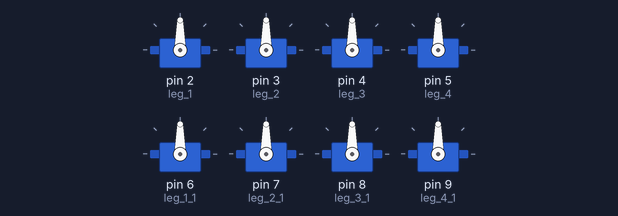
This program was run on a simulated Arduino Nano, built with avr-gcc and run on an emulated ATmega328P. Shown: 8 × servo.

Above: at 0.05 s.
At 2.0 s:
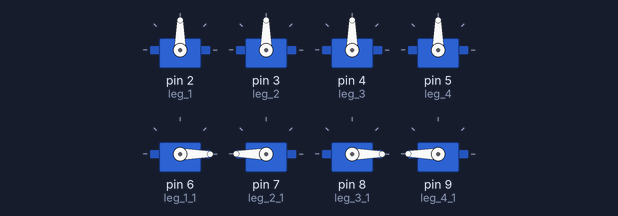
At 3.25 s:
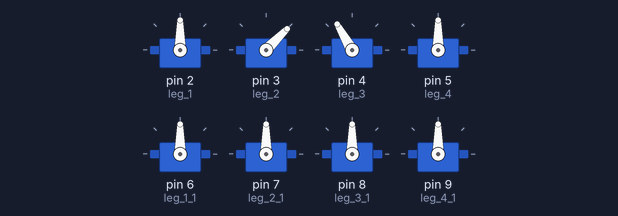
At 4.5 s:
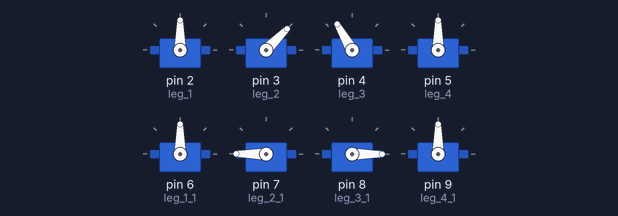
At 9.0 s:
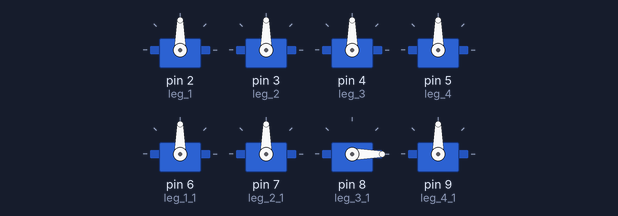
Timing chart, 0 to 11.7 s (numbered marks = the images above):
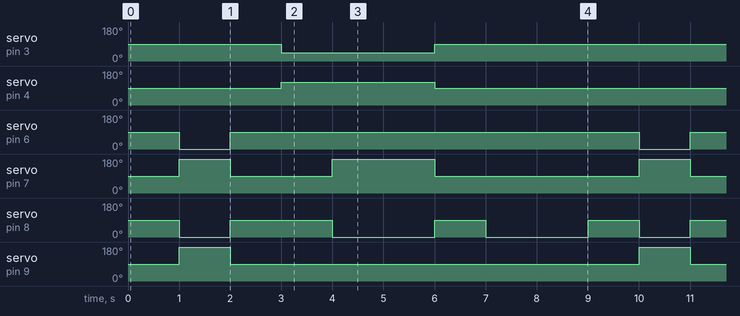

Measured:
- by itself, servo on pin 3 (leg_2): alternates 90° for 6.0 s and 45° for 3.0 s
- by itself, servo on pin 4 (leg_3): alternates 120° for 3.0 s and 90° for 6.0 s
- by itself, servo on pin 6 (leg_1_1): alternates 90° for 8.0 s and 0° for 1.0 s
- by itself, servo on pin 7 (leg_2_1): repeats every 9.0 s: 90° 2.0 s, 180° 2.0 s, 90° 4.0 s, 180° 1.0 s
- by itself, servo on pin 8 (leg_3_1): repeats every 9.0 s: 90° 2.0 s, 2 × (0° 2.0 s, 90° 1.0 s), 0° 1.0 s
- by itself, servo on pin 9 (leg_4_1): alternates 180° for 1.0 s and 90° for 8.0 s

The program:

main.cpp
```cpp
#include <Arduino.h>
#include <spider_move_it.h>

void setup() {
  init_spider_move_it();
}

void loop() {
  up_spider_move_it();
  delay(1000);
  sit_spider_move_it();
  delay(1000);
  up_spider_move_it();
  delay(1000);
  bow_spider_move_it();
  delay(1000);
  up_spider_move_it();
  delay(1000);
  say_hello_spider_move_it();
  delay(1000);
}
```

spider_move_it.h
```cpp
#include <Arduino.h>
#include <Servo.h>

Servo leg_1, leg_1_1, leg_2, leg_2_1, leg_3, leg_3_1, leg_4, leg_4_1;

int legServoPos = 90;

void init_spider_move_it()
{
    leg_1.attach(2); leg_2.attach(3); leg_3.attach(4); leg_4.attach(5);
    leg_1_1.attach(6); leg_2_1.attach(7); leg_3_1.attach(8); leg_4_1.attach(9);
}

void sit_spider_move_it()
{
    leg_1_1.write(0); leg_3_1.write(0);
    leg_2_1.write(180); leg_4_1.write(180);
}

void up_spider_move_it()
{
    leg_1.write(90); leg_3.write(90);
    leg_2.write(90); leg_4.write(90);

    leg_1_1.write(90); leg_3_1.write(90);
    leg_2_1.write(90); leg_4_1.write(90);
}

void bow_spider_move_it()
{
    leg_3.write(120); leg_2.write(45);
    delay(1000);
    leg_3_1.write(0); leg_2_1.write(180);
    delay(1000);
}

void say_hello_spider_move_it()
{
    leg_3_1.write(0);
    delay(1000);
}
```
